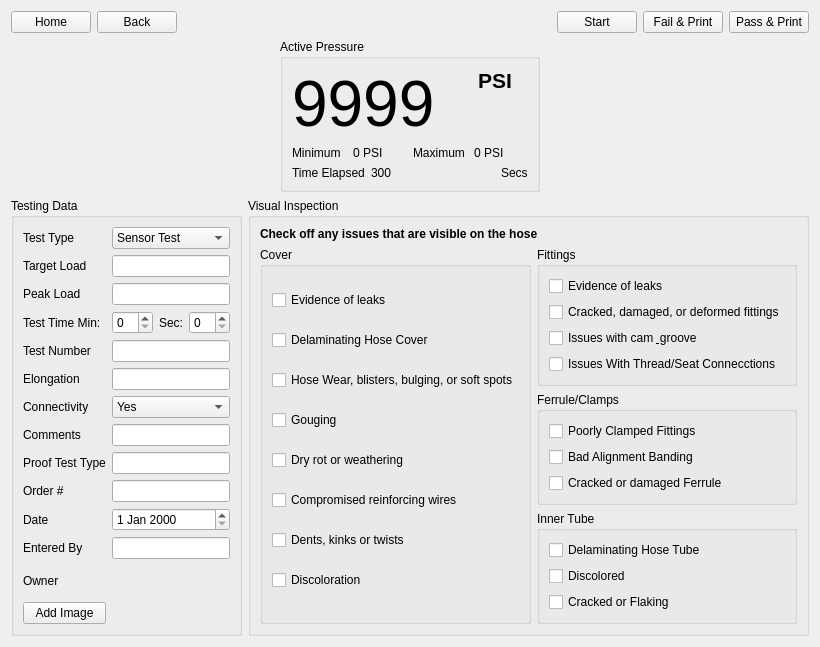
      <widget class="QWidget" name="HoseTesting">
       <layout class="QVBoxLayout" name="verticalLayout_36">
        <item>
         <layout class="QHBoxLayout" name="horizontalLayout_41">
          <item>
           <widget class="QPushButton" name="GoToHome_TestCenter">
            <property name="text">
             <string>Home</string>
            </property>
           </widget>
          </item>
          <item>
           <widget class="QPushButton" name="GoBack_TestCenter">
            <property name="text">
             <string>Back</string>
            </property>
           </widget>
          </item>
          <item>
           <spacer name="horizontalSpacer_11">
            <property name="orientation">
             <enum>Qt::Horizontal</enum>
            </property>
            <property name="sizeHint" stdset="0">
             <size>
              <width>40</width>
              <height>20</height>
             </size>
            </property>
           </spacer>
          </item>
          <item>
           <widget class="QPushButton" name="StartButton_TestCenter">
            <property name="text">
             <string>Start</string>
            </property>
           </widget>
          </item>
          <item>
           <widget class="QPushButton" name="FailPrint_TestCenter">
            <property name="text">
             <string>Fail &amp;&amp; Print</string>
            </property>
           </widget>
          </item>
          <item>
           <widget class="QPushButton" name="PassPrint_TestCenter">
            <property name="text">
             <string>Pass &amp;&amp; Print</string>
            </property>
           </widget>
          </item>
         </layout>
        </item>
        <item>
         <layout class="QHBoxLayout" name="horizontalLayout_40">
          <item>
           <widget class="QGroupBox" name="groupBox_16">
            <property name="maximumSize">
             <size>
              <width>260</width>
              <height>16777215</height>
             </size>
            </property>
            <property name="title">
             <string>Active Pressure</string>
            </property>
            <layout class="QVBoxLayout" name="verticalLayout_22">
             <item>
              <layout class="QHBoxLayout" name="horizontalLayout_38">
               <item>
                <widget class="QLabel" name="PressureRating_TestCenter">
                 <property name="font">
                  <font>
                   <pointsize>48</pointsize>
                  </font>
                 </property>
                 <property name="text">
                  <string>9999</string>
                 </property>
                 <property name="alignment">
                  <set>Qt::AlignLeading|Qt::AlignLeft|Qt::AlignTop</set>
                 </property>
                </widget>
               </item>
               <item>
                <layout class="QVBoxLayout" name="verticalLayout_21">
                 <item>
                  <widget class="QLabel" name="label_57">
                   <property name="minimumSize">
                    <size>
                     <width>40</width>
                     <height>0</height>
                    </size>
                   </property>
                   <property name="maximumSize">
                    <size>
                     <width>50</width>
                     <height>16777215</height>
                    </size>
                   </property>
                   <property name="font">
                    <font>
                     <pointsize>16</pointsize>
                     <weight>75</weight>
                     <bold>true</bold>
                    </font>
                   </property>
                   <property name="text">
                    <string>PSI</string>
                   </property>
                   <property name="alignment">
                    <set>Qt::AlignLeading|Qt::AlignLeft|Qt::AlignTop</set>
                   </property>
                  </widget>
                 </item>
                </layout>
               </item>
              </layout>
             </item>
             <item>
              <layout class="QHBoxLayout" name="horizontalLayout_39">
               <item>
                <widget class="QLabel" name="label_54">
                 <property name="text">
                  <string>Minimum</string>
                 </property>
                </widget>
               </item>
               <item>
                <widget class="QLabel" name="MinPressure_TestCenter">
                 <property name="text">
                  <string>0 PSI</string>
                 </property>
                </widget>
               </item>
               <item>
                <widget class="QLabel" name="label_55">
                 <property name="text">
                  <string>Maximum</string>
                 </property>
                </widget>
               </item>
               <item>
                <widget class="QLabel" name="MaxPressure_TestCenter">
                 <property name="text">
                  <string>0 PSI</string>
                 </property>
                </widget>
               </item>
              </layout>
             </item>
             <item>
              <layout class="QHBoxLayout" name="horizontalLayout_71">
               <item>
                <widget class="QLabel" name="label_114">
                 <property name="text">
                  <string>Time Elapsed</string>
                 </property>
                </widget>
               </item>
               <item>
                <widget class="QLabel" name="TimeRemaining_TestCenter">
                 <property name="sizePolicy">
                  <sizepolicy hsizetype="Preferred" vsizetype="Preferred">
                   <horstretch>1</horstretch>
                   <verstretch>0</verstretch>
                  </sizepolicy>
                 </property>
                 <property name="layoutDirection">
                  <enum>Qt::LeftToRight</enum>
                 </property>
                 <property name="text">
                  <string>300</string>
                 </property>
                </widget>
               </item>
               <item>
                <widget class="QLabel" name="label_113">
                 <property name="text">
                  <string>Secs</string>
                 </property>
                </widget>
               </item>
              </layout>
             </item>
            </layout>
           </widget>
          </item>
          <item>
           <layout class="QHBoxLayout" name="TestGraph_TestCenter"/>
          </item>
         </layout>
        </item>
        <item>
         <layout class="QHBoxLayout" name="horizontalLayout_67">
          <item>
           <widget class="QGroupBox" name="groupBox_17">
            <property name="title">
             <string>Testing Data</string>
            </property>
            <layout class="QGridLayout" name="gridLayout_5">
             <item row="0" column="0">
              <widget class="QLabel" name="label_142">
               <property name="text">
                <string>Test Type</string>
               </property>
              </widget>
             </item>
             <item row="0" column="1">
              <widget class="QComboBox" name="SensorType_TestCenter">
               <item>
                <property name="text">
                 <string>Sensor Test</string>
                </property>
               </item>
               <item>
                <property name="text">
                 <string>- Blank -</string>
                </property>
               </item>
               <item>
                <property name="text">
                 <string>UL Test</string>
                </property>
               </item>
               <item>
                <property name="text">
                 <string>CSA Test</string>
                </property>
               </item>
              </widget>
             </item>
             <item row="1" column="0">
              <widget class="QLabel" name="label_58">
               <property name="text">
                <string>Target Load</string>
               </property>
              </widget>
             </item>
             <item row="1" column="1">
              <widget class="QLineEdit" name="TargetLoad_TestCenter">
               <property name="sizePolicy">
                <sizepolicy hsizetype="Expanding" vsizetype="Fixed">
                 <horstretch>1</horstretch>
                 <verstretch>0</verstretch>
                </sizepolicy>
               </property>
              </widget>
             </item>
             <item row="2" column="0">
              <widget class="QLabel" name="label_59">
               <property name="text">
                <string>Peak Load</string>
               </property>
              </widget>
             </item>
             <item row="2" column="1">
              <widget class="QLineEdit" name="PeakLoad_TestCenter">
               <property name="sizePolicy">
                <sizepolicy hsizetype="Expanding" vsizetype="Fixed">
                 <horstretch>1</horstretch>
                 <verstretch>0</verstretch>
                </sizepolicy>
               </property>
              </widget>
             </item>
             <item row="3" column="0">
              <widget class="QLabel" name="label_60">
               <property name="text">
                <string>Test Time Min:</string>
               </property>
              </widget>
             </item>
             <item row="3" column="1">
              <layout class="QHBoxLayout" name="horizontalLayout_42">
               <item>
                <widget class="QSpinBox" name="TestTimeMinutes_TestCenter">
                 <property name="sizePolicy">
                  <sizepolicy hsizetype="Minimum" vsizetype="Fixed">
                   <horstretch>1</horstretch>
                   <verstretch>0</verstretch>
                  </sizepolicy>
                 </property>
                </widget>
               </item>
               <item>
                <widget class="QLabel" name="label_56">
                 <property name="text">
                  <string>Sec:</string>
                 </property>
                </widget>
               </item>
               <item>
                <widget class="QSpinBox" name="TestTimeSeconds_TestCenter">
                 <property name="sizePolicy">
                  <sizepolicy hsizetype="Minimum" vsizetype="Fixed">
                   <horstretch>1</horstretch>
                   <verstretch>0</verstretch>
                  </sizepolicy>
                 </property>
                </widget>
               </item>
              </layout>
             </item>
             <item row="4" column="0">
              <widget class="QLabel" name="label_61">
               <property name="text">
                <string>Test Number</string>
               </property>
              </widget>
             </item>
             <item row="4" column="1">
              <widget class="QLineEdit" name="TestNumber_TestCenter">
               <property name="sizePolicy">
                <sizepolicy hsizetype="Expanding" vsizetype="Fixed">
                 <horstretch>1</horstretch>
                 <verstretch>0</verstretch>
                </sizepolicy>
               </property>
              </widget>
             </item>
             <item row="5" column="0">
              <widget class="QLabel" name="label_62">
               <property name="text">
                <string>Elongation</string>
               </property>
              </widget>
             </item>
             <item row="5" column="1">
              <widget class="QLineEdit" name="Elongation_TestCenter">
               <property name="sizePolicy">
                <sizepolicy hsizetype="Expanding" vsizetype="Fixed">
                 <horstretch>1</horstretch>
                 <verstretch>0</verstretch>
                </sizepolicy>
               </property>
              </widget>
             </item>
             <item row="6" column="0">
              <widget class="QLabel" name="label_64">
               <property name="text">
                <string>Connectivity</string>
               </property>
              </widget>
             </item>
             <item row="6" column="1">
              <widget class="QComboBox" name="Connectivity_TestCenter">
               <property name="sizePolicy">
                <sizepolicy hsizetype="Preferred" vsizetype="Fixed">
                 <horstretch>1</horstretch>
                 <verstretch>0</verstretch>
                </sizepolicy>
               </property>
               <item>
                <property name="text">
                 <string>Yes</string>
                </property>
               </item>
               <item>
                <property name="text">
                 <string>No</string>
                </property>
               </item>
              </widget>
             </item>
             <item row="7" column="0">
              <widget class="QLabel" name="label_63">
               <property name="text">
                <string>Comments</string>
               </property>
              </widget>
             </item>
             <item row="7" column="1">
              <widget class="QLineEdit" name="Comments_TestCenter">
               <property name="sizePolicy">
                <sizepolicy hsizetype="Expanding" vsizetype="Fixed">
                 <horstretch>1</horstretch>
                 <verstretch>0</verstretch>
                </sizepolicy>
               </property>
              </widget>
             </item>
             <item row="8" column="0">
              <widget class="QLabel" name="label_65">
               <property name="text">
                <string>Proof Test Type</string>
               </property>
              </widget>
             </item>
             <item row="8" column="1">
              <widget class="QLineEdit" name="ProofTestType_TestCenter">
               <property name="sizePolicy">
                <sizepolicy hsizetype="Expanding" vsizetype="Fixed">
                 <horstretch>1</horstretch>
                 <verstretch>0</verstretch>
                </sizepolicy>
               </property>
              </widget>
             </item>
             <item row="9" column="0">
              <widget class="QLabel" name="label_66">
               <property name="text">
                <string>Order #</string>
               </property>
              </widget>
             </item>
             <item row="9" column="1">
              <widget class="QLineEdit" name="OrderNumber_TestCenter">
               <property name="sizePolicy">
                <sizepolicy hsizetype="Expanding" vsizetype="Fixed">
                 <horstretch>1</horstretch>
                 <verstretch>0</verstretch>
                </sizepolicy>
               </property>
              </widget>
             </item>
             <item row="10" column="0">
              <widget class="QLabel" name="label_67">
               <property name="text">
                <string>Date</string>
               </property>
              </widget>
             </item>
             <item row="10" column="1">
              <widget class="QDateEdit" name="CurrentDate_TestCenter">
               <property name="sizePolicy">
                <sizepolicy hsizetype="Minimum" vsizetype="Fixed">
                 <horstretch>1</horstretch>
                 <verstretch>0</verstretch>
                </sizepolicy>
               </property>
              </widget>
             </item>
             <item row="11" column="0">
              <widget class="QLabel" name="label_68">
               <property name="text">
                <string>Entered By</string>
               </property>
              </widget>
             </item>
             <item row="11" column="1">
              <widget class="QLineEdit" name="EnteredBy_TestCenter">
               <property name="sizePolicy">
                <sizepolicy hsizetype="Expanding" vsizetype="Fixed">
                 <horstretch>1</horstretch>
                 <verstretch>0</verstretch>
                </sizepolicy>
               </property>
              </widget>
             </item>
             <item row="12" column="0">
              <widget class="QLabel" name="label_69">
               <property name="text">
                <string>Owner</string>
               </property>
              </widget>
             </item>
             <item row="12" column="1">
              <widget class="QLabel" name="HoseOwner_TestCenter">
               <property name="text">
                <string/>
               </property>
              </widget>
             </item>
             <item row="13" column="0">
              <widget class="QPushButton" name="AddImage_TestCenter">
               <property name="text">
                <string>Add Image</string>
               </property>
              </widget>
             </item>
             <item row="13" column="1">
              <widget class="QLabel" name="ImageNames_TestCenter">
               <property name="text">
                <string/>
               </property>
              </widget>
             </item>
            </layout>
           </widget>
          </item>
          <item>
           <widget class="QGroupBox" name="groupBox_31">
            <property name="title">
             <string>Visual Inspection</string>
            </property>
            <layout class="QVBoxLayout" name="verticalLayout_38">
             <item>
              <widget class="QLabel" name="label_2">
               <property name="font">
                <font>
                 <weight>75</weight>
                 <italic>false</italic>
                 <bold>true</bold>
                 <underline>false</underline>
                 <strikeout>false</strikeout>
                </font>
               </property>
               <property name="text">
                <string>Check off any issues that are visible on the hose</string>
               </property>
              </widget>
             </item>
             <item>
              <layout class="QHBoxLayout" name="horizontalLayout_62">
               <item>
                <widget class="QGroupBox" name="groupBox_18">
                 <property name="title">
                  <string>Cover</string>
                 </property>
                 <layout class="QVBoxLayout" name="verticalLayout_14">
                  <item>
                   <widget class="QCheckBox" name="CoverLeaks_TestCenter">
                    <property name="text">
                     <string>Evidence of leaks</string>
                    </property>
                   </widget>
                  </item>
                  <item>
                   <widget class="QCheckBox" name="CoverDelaminating_TestCenter">
                    <property name="text">
                     <string>Delaminating Hose Cover</string>
                    </property>
                   </widget>
                  </item>
                  <item>
                   <widget class="QCheckBox" name="CoverWear_TestCenter">
                    <property name="text">
                     <string>Hose Wear, blisters, bulging, or soft spots</string>
                    </property>
                   </widget>
                  </item>
                  <item>
                   <widget class="QCheckBox" name="CoverGouges_TestCenter">
                    <property name="text">
                     <string>Gouging</string>
                    </property>
                   </widget>
                  </item>
                  <item>
                   <widget class="QCheckBox" name="CoverRot_TestCenter">
                    <property name="text">
                     <string>Dry rot or weathering</string>
                    </property>
                   </widget>
                  </item>
                  <item>
                   <widget class="QCheckBox" name="CoverWires_TestCenter">
                    <property name="text">
                     <string>Compromised reinforcing wires</string>
                    </property>
                   </widget>
                  </item>
                  <item>
                   <widget class="QCheckBox" name="CoverDents_TestCenter">
                    <property name="text">
                     <string>Dents, kinks or twists</string>
                    </property>
                   </widget>
                  </item>
                  <item>
                   <widget class="QCheckBox" name="CoverColor_TestCenter">
                    <property name="text">
                     <string>Discoloration</string>
                    </property>
                   </widget>
                  </item>
                 </layout>
                </widget>
               </item>
               <item>
                <layout class="QVBoxLayout" name="verticalLayout_35">
                 <item>
                  <widget class="QGroupBox" name="groupBox_32">
                   <property name="title">
                    <string>Fittings</string>
                   </property>
                   <layout class="QVBoxLayout" name="verticalLayout_23">
                    <item>
                     <widget class="QCheckBox" name="FittingLeaks_TestCenter">
                      <property name="text">
                       <string>Evidence of leaks</string>
                      </property>
                     </widget>
                    </item>
                    <item>
                     <widget class="QCheckBox" name="FittingCracked_TestCenter">
                      <property name="text">
                       <string>Cracked, damaged, or deformed fittings</string>
                      </property>
                     </widget>
                    </item>
                    <item>
                     <widget class="QCheckBox" name="FittingCam_TestCenter">
                      <property name="text">
                       <string>Issues with cam &amp; groove</string>
                      </property>
                     </widget>
                    </item>
                    <item>
                     <widget class="QCheckBox" name="FittingThread_TestCenter">
                      <property name="text">
                       <string>Issues With Thread/Seat Connecctions</string>
                      </property>
                     </widget>
                    </item>
                   </layout>
                  </widget>
                 </item>
                 <item>
                  <widget class="QGroupBox" name="groupBox_33">
                   <property name="title">
                    <string>Ferrule/Clamps</string>
                   </property>
                   <layout class="QVBoxLayout" name="verticalLayout_24">
                    <item>
                     <widget class="QCheckBox" name="FerruleClamped_TestCenter">
                      <property name="text">
                       <string>Poorly Clamped Fittings</string>
                      </property>
                     </widget>
                    </item>
                    <item>
                     <widget class="QCheckBox" name="FerruleAlignment_TestCenter">
                      <property name="text">
                       <string>Bad Alignment Banding</string>
                      </property>
                     </widget>
                    </item>
                    <item>
                     <widget class="QCheckBox" name="FerruleCracked_TestCenter">
                      <property name="text">
                       <string>Cracked or damaged Ferrule</string>
                      </property>
                     </widget>
                    </item>
                   </layout>
                  </widget>
                 </item>
                 <item>
                  <widget class="QGroupBox" name="groupBox_34">
                   <property name="title">
                    <string>Inner Tube</string>
                   </property>
                   <layout class="QVBoxLayout" name="verticalLayout_31">
                    <item>
                     <widget class="QCheckBox" name="TubeLamination_TestCenter">
                      <property name="text">
                       <string>Delaminating Hose Tube</string>
                      </property>
                     </widget>
                    </item>
                    <item>
                     <widget class="QCheckBox" name="TubeColor_TestCenter">
                      <property name="text">
                       <string>Discolored</string>
                      </property>
                     </widget>
                    </item>
                    <item>
                     <widget class="QCheckBox" name="TubeCracked_TestCenter">
                      <property name="text">
                       <string>Cracked or Flaking</string>
                      </property>
                     </widget>
                    </item>
                   </layout>
                  </widget>
                 </item>
                </layout>
               </item>
              </layout>
             </item>
            </layout>
           </widget>
          </item>
         </layout>
        </item>
       </layout>
      </widget>
